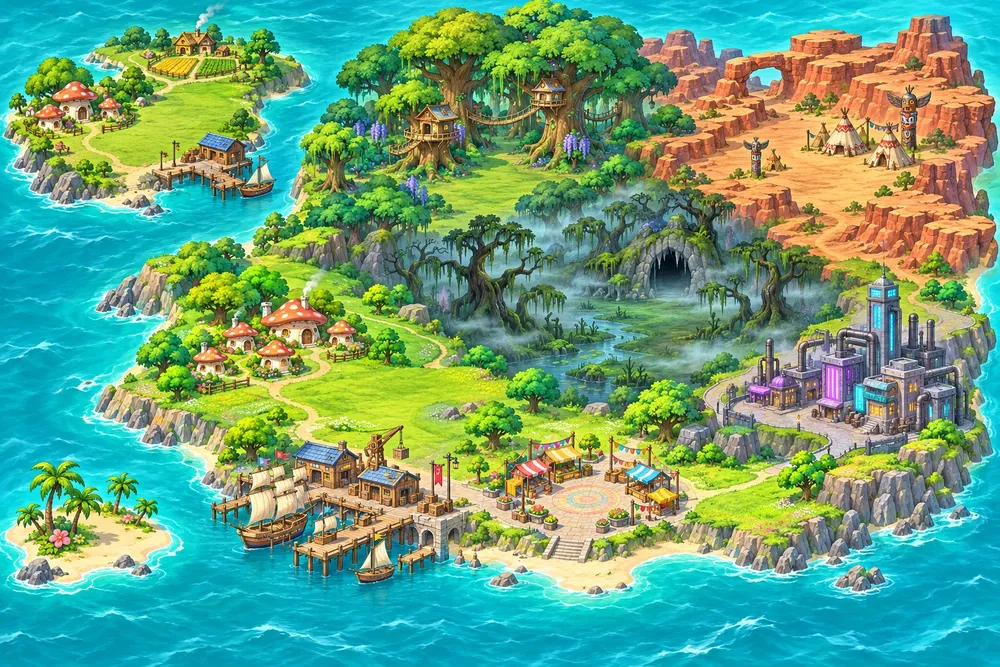
#> input picture assets/world-map.webp, 1000 x 667 px, shrunk from 1536 x 1024 before the run
$ python -i upscale_minimaps.py   (imports and definitions only)
#> lines starting #> are read from the running program, lines starting #| are printed output that depends on the picture; after the words box and inside, x2 and y2 are one past the last pixel; in counts of white or black regions, pixels touching at a corner belong together
#> further down, picture is the input picture: PIL image 1000x667 RGB; mean R, G, B 103, 161.6, 126.5
#!/usr/bin/env python3
"""Make sharper copies of the minimaps: assets/minimap/<id>.png -> assets/minimap-hd/<id>.webp

Each copy is exactly 4x the original, so the portal, spawn and NPC markers still line up.
Scale2x twice keeps the edges hard, then a light blur and sharpen removes the stair-steps.
No AI on purpose: it would move the platforms and the markers would land in the wrong place.

Only maps without a copy are processed. Delete the output folder to redo them all.

Usage: python3 tools/upscale_minimaps.py    (needs: pip install pillow numpy)
"""
from pathlib import Path

import numpy as np
from PIL import Image, ImageFilter

ROOT = Path(__file__).resolve().parent.parent
SRC = ROOT / "assets" / "minimap"
OUT = ROOT / "assets" / "minimap-hd"
QUALITY = 88


def scale2x(a):
    h, w = a.shape[:2]
#> h = 667; w = 1000
    p = np.pad(a, ((1, 1), (1, 1), (0, 0)), mode="edge")
    up, left, mid, right, down = p[:-2, 1:-1], p[1:-1, :-2], p[1:-1, 1:-1], p[1:-1, 2:], p[2:, 1:-1]
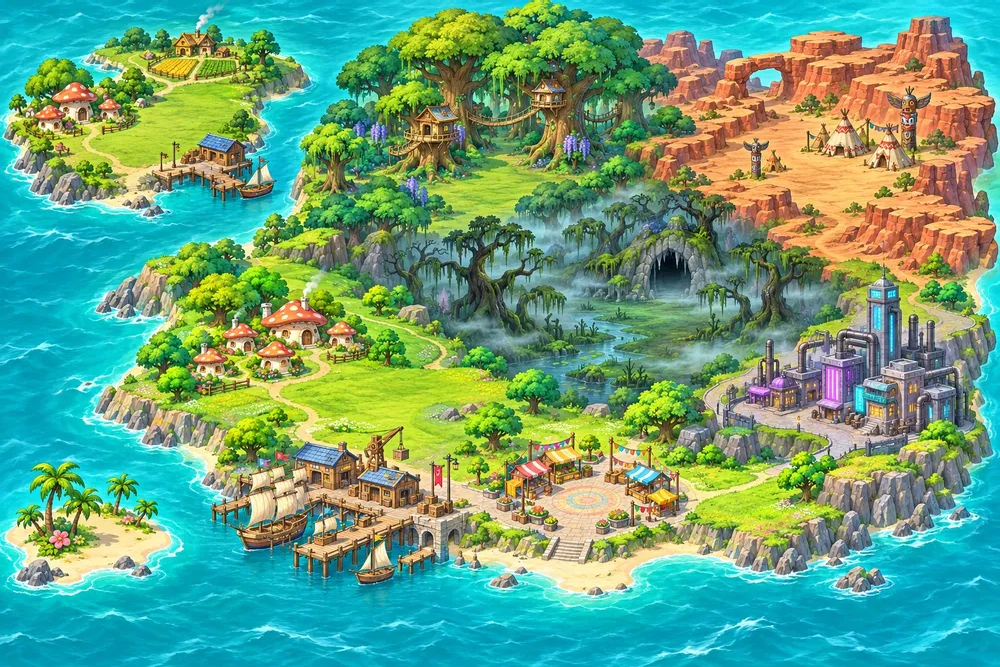
#> up: shape (667, 1000, 4); mean of channels 0, 1, 2, 3 103, 161.6, 126.6, 255; drawn as R, G, B
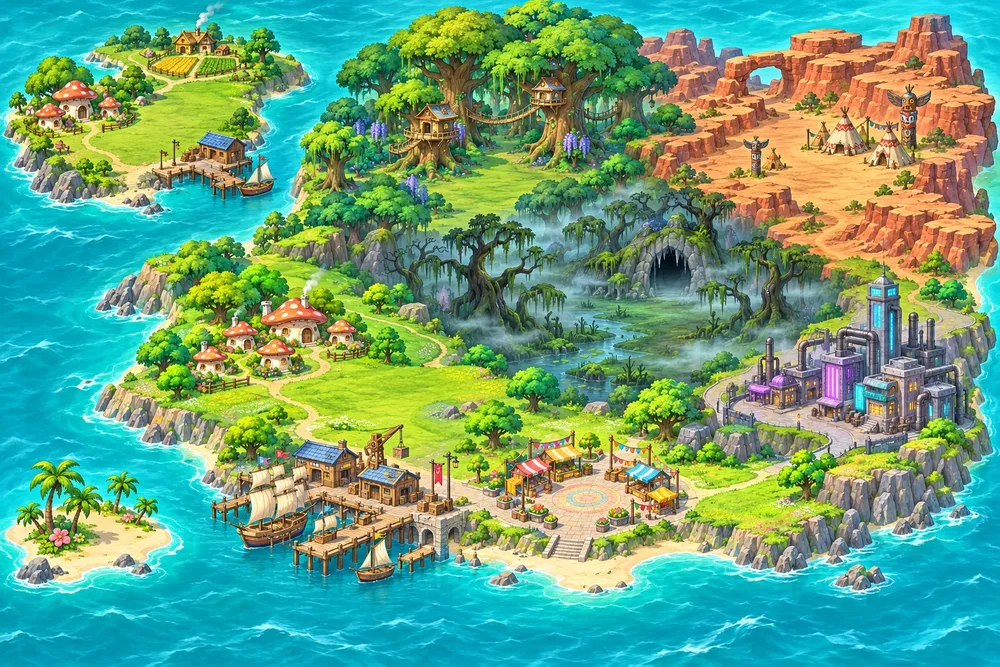
#> down: shape (667, 1000, 4); mean of channels 0, 1, 2, 3 103, 161.6, 126.5, 255; drawn as R, G, B
    same = lambda x, y: (x == y).all(axis=2)
    flat = same(up, down) | same(left, right)
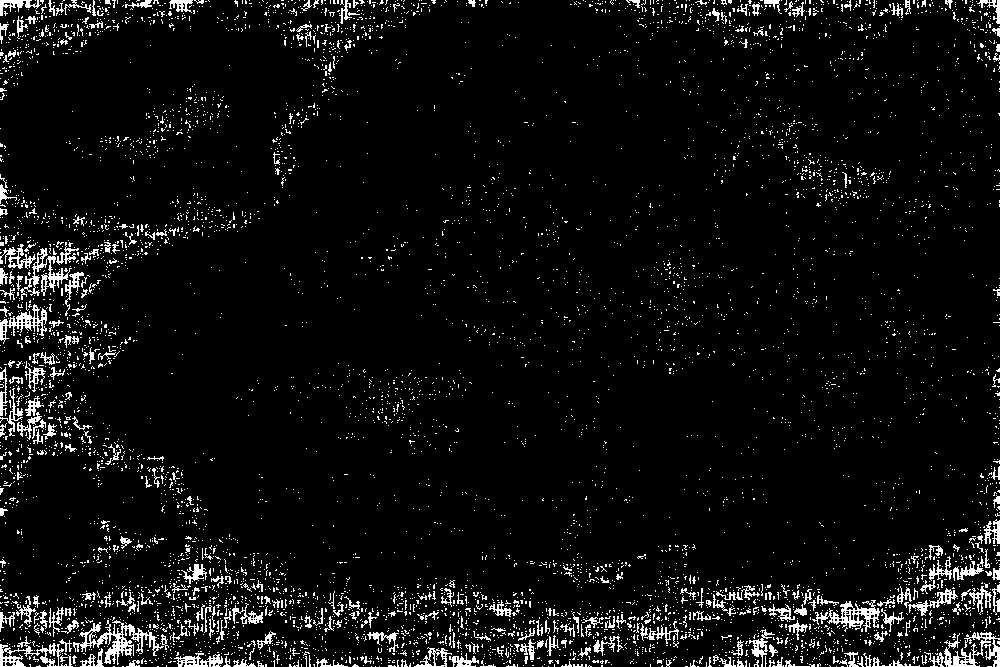
#> flat: shape (667, 1000) bool; 5.7% white in thin lines or dots
    pick = lambda cond, other: np.where((cond & ~flat)[..., None], other, mid)
    r = np.zeros((h * 2, w * 2, a.shape[2]), a.dtype)
    r[0::2, 0::2] = pick(same(left, up), left)
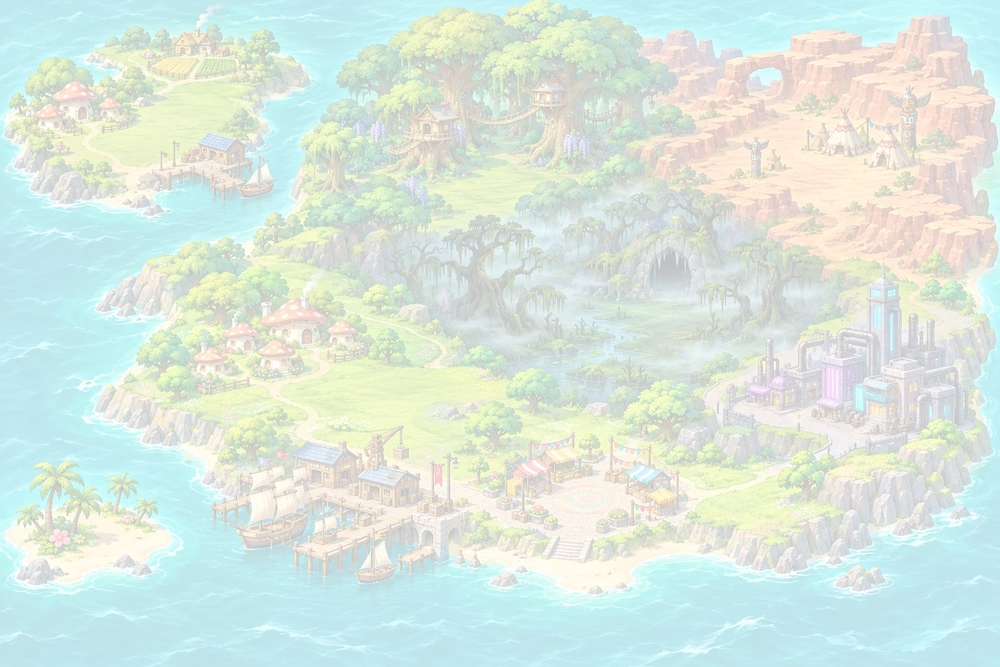
#> r: shape (1334, 2000, 4) (shown at 1/2 size); mean of channels 0, 1, 2, 3 25.7, 40.4, 31.6, 63.8; transparent parts drawn white
    r[0::2, 1::2] = pick(same(up, right), right)
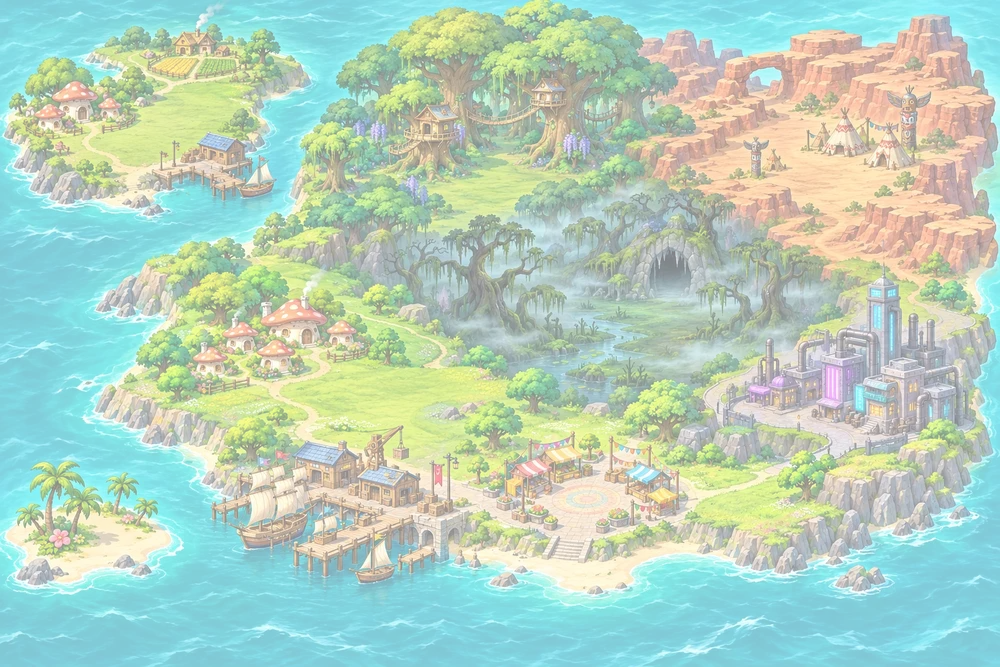
#> r: shape (1334, 2000, 4) (shown at 1/2 size); mean of channels 0, 1, 2, 3 51.5, 80.8, 63.3, 127.5; transparent parts drawn white
    r[1::2, 0::2] = pick(same(left, down), left)
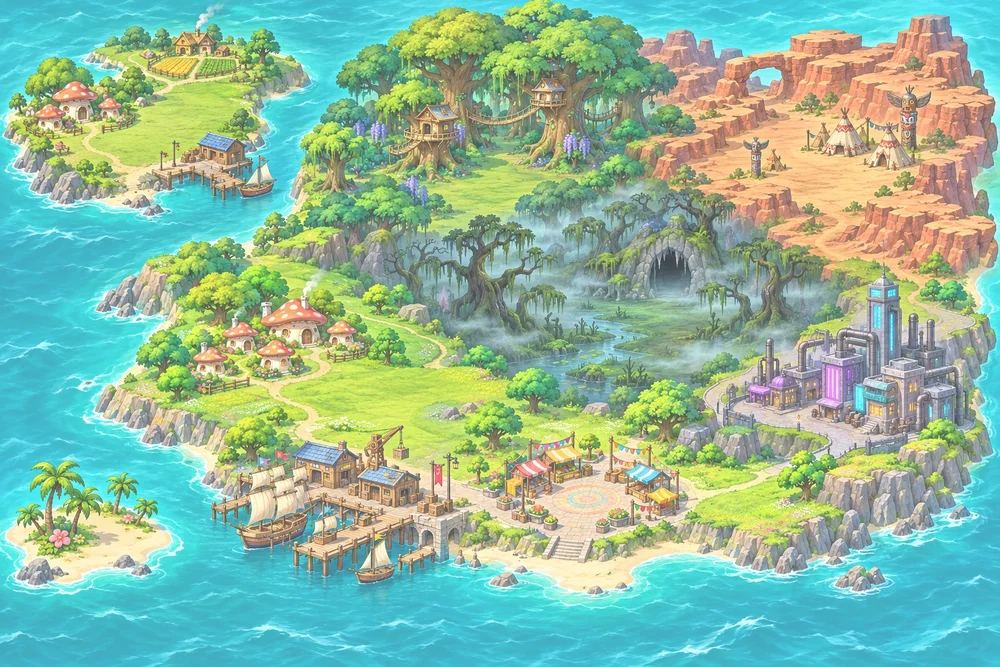
#> r: shape (1334, 2000, 4) (shown at 1/2 size); mean of channels 0, 1, 2, 3 77.2, 121.2, 94.9, 191.2; transparent parts drawn white
    r[1::2, 1::2] = pick(same(down, right), right)
    return r


def upscale(im):
    big = Image.fromarray(scale2x(scale2x(np.array(im.convert("RGBA")))))
#> in scale2x (call 2), `h, w = a.shape[:2]`: h = 1334; w = 2000
#> in scale2x (call 2), `flat = same(up, down) | same(left, right)`:
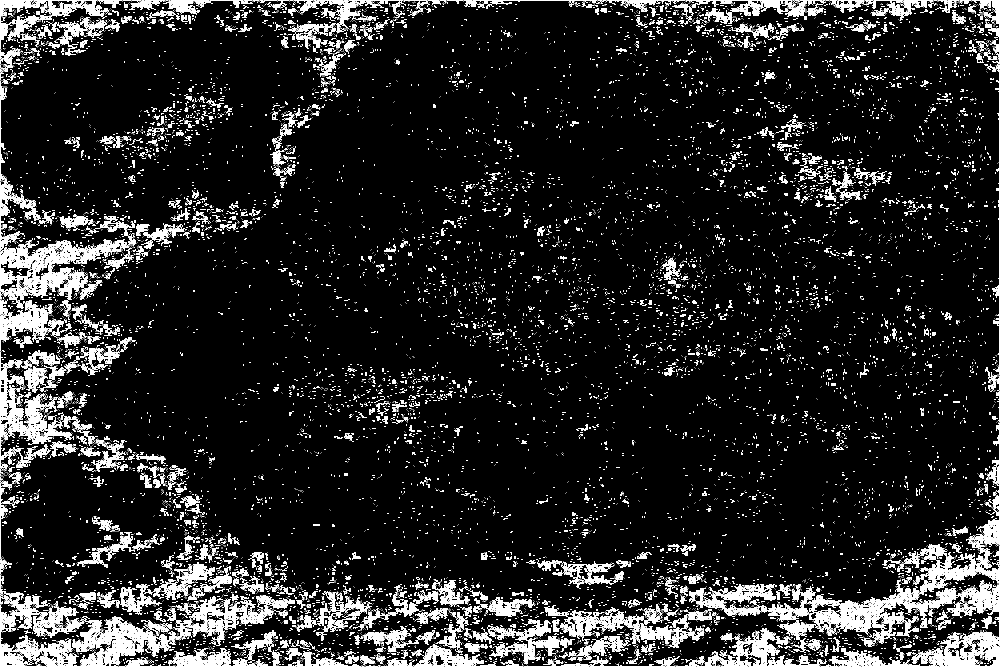
#> flat: shape (1334, 2000) bool (shown at 1/2 size); 10.4% white; 13148 white regions (11713 under 20 px), largest, box (x1, y1, x2, y2) and area: (0, 1209, 342, 1334) 13156, (1677, 1107, 2000, 1334) 12174, (0, 480, 171, 600) 9229
    return big.filter(ImageFilter.GaussianBlur(0.8)).filter(ImageFilter.UnsharpMask(2, 120, 2))


def main():
    OUT.mkdir(parents=True, exist_ok=True)
    made = 0
    for src in sorted(SRC.glob("*.png")):
        dst = OUT / f"{src.stem}.webp"
        if dst.exists():
            continue
        upscale(Image.open(src)).save(dst, quality=QUALITY, method=6)
        made += 1
    print(f"{made} new minimaps upscaled, {len(list(OUT.glob('*.webp')))} in total")


# [2 lines not run here, left out]

>>> from PIL import Image
>>> picture = Image.open('../assets/world-map.webp')
>>> result = upscale(picture)
